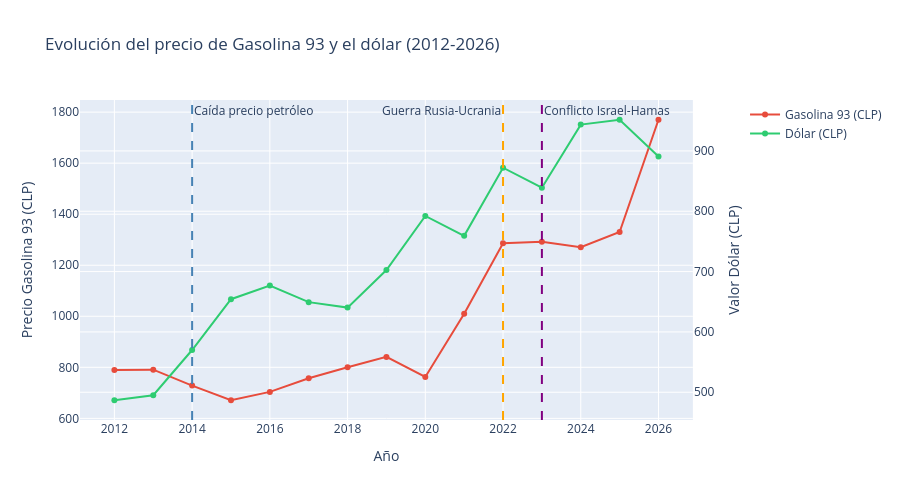

Notebook code cell kept with this figure:
### Markdown cell above
### Evolución del precio de Gasolina 93 y el dólar con eventos geopolíticos (2012-2026)

### Code cell
fig = make_subplots(specs=[[{'secondary_y': True}]])
fig.add_trace(
    go.Scatter(x=df_relacion['anio'], y=df_relacion['precio_promedio'],
               mode='lines+markers', name='Gasolina 93 (CLP)',
               line=dict(color='#e74c3c')),
    secondary_y=False
)
fig.add_trace(
    go.Scatter(x=df_relacion['anio'], y=df_relacion['dolar_promedio'],
               mode='lines+markers', name='Dólar (CLP)',
               line=dict(color='#2ecc71')),
    secondary_y=True
)
fig.add_vline(x=2022, line_dash='dash', line_color='orange',
              annotation_text='Guerra Rusia-Ucrania', 
              annotation_position='top left')
fig.add_vline(x=2023, line_dash='dash', line_color='purple',
              annotation_text='Conflicto Israel-Hamas',
              annotation_position='top right')

# Línea vertical: Caída del petróleo
fig.add_vline(x=2014, line_dash='dash', line_color='steelblue',
              annotation_text='Caída precio petróleo',
              annotation_position='top right')

fig.update_layout(
    title='Evolución del precio de Gasolina 93 y el dólar (2012-2026)',
    xaxis_title='Año',
    height=500
)

fig.update_yaxes(title_text='Precio Gasolina 93 (CLP)', secondary_y=False)
fig.update_yaxes(title_text='Valor Dólar (CLP)', secondary_y=True)

fig.show()

### Figure 1 — Plotly figure (JSON) as saved in the notebook; plotly's stock layout.template omitted (floating-point values rounded to 4 significant figures)
{"data": [{"line": {"color": "#e74c3c"}, "mode": "lines+markers", "name": "Gasolina 93 (CLP)", "type": "scatter", "x": [2012, 2013, 2014, 2015, 2016, 2017, 2018, 2019, 2020, 2021, 2022, 2023, 2024, 2025, 2026], "xaxis": "x", "y": [789.5, 790.7, 728.3, 671.0, 703.7, 757.1, 800.4, 840.8, 762.2, 1010.0, 1286.0, 1292.0, 1271.0, 1330.0, 1770.0], "yaxis": "y"}, {"line": {"color": "#2ecc71"}, "mode": "lines+markers", "name": "Dólar (CLP)", "type": "scatter", "x": [2012, 2013, 2014, 2015, 2016, 2017, 2018, 2019, 2020, 2021, 2022, 2023, 2024, 2025, 2026], "xaxis": "x", "y": [486.7, 495.0, 570.0, 654.2, 676.8, 649.3, 640.3, 702.6, 792.2, 759.3, 872.1, 839.1, 943.6, 951.6, 890.6], "yaxis": "y2"}], "layout": {"annotations": [{"showarrow": false, "text": "Guerra Rusia-Ucrania", "x": 2022, "xanchor": "right", "xref": "x", "y": 1, "yanchor": "top", "yref": "y domain"}, {"showarrow": false, "text": "Conflicto Israel-Hamas", "x": 2023, "xanchor": "left", "xref": "x", "y": 1, "yanchor": "top", "yref": "y domain"}, {"showarrow": false, "text": "Caída precio petróleo", "x": 2014, "xanchor": "left", "xref": "x", "y": 1, "yanchor": "top", "yref": "y domain"}], "height": 500, "shapes": [{"line": {"color": "orange", "dash": "dash"}, "type": "line", "x0": 2022, "x1": 2022, "xref": "x", "y0": 0, "y1": 1, "yref": "y domain"}, {"line": {"color": "purple", "dash": "dash"}, "type": "line", "x0": 2023, "x1": 2023, "xref": "x", "y0": 0, "y1": 1, "yref": "y domain"}, {"line": {"color": "steelblue", "dash": "dash"}, "type": "line", "x0": 2014, "x1": 2014, "xref": "x", "y0": 0, "y1": 1, "yref": "y domain"}], "title": {"text": "Evolución del precio de Gasolina 93 y el dólar (2012-2026)"}, "xaxis": {"anchor": "y", "domain": [0, 0.94], "title": {"text": "Año"}}, "yaxis": {"anchor": "x", "domain": [0, 1], "title": {"text": "Precio Gasolina 93 (CLP)"}}, "yaxis2": {"anchor": "x", "overlaying": "y", "side": "right", "title": {"text": "Valor Dólar (CLP)"}}}}
